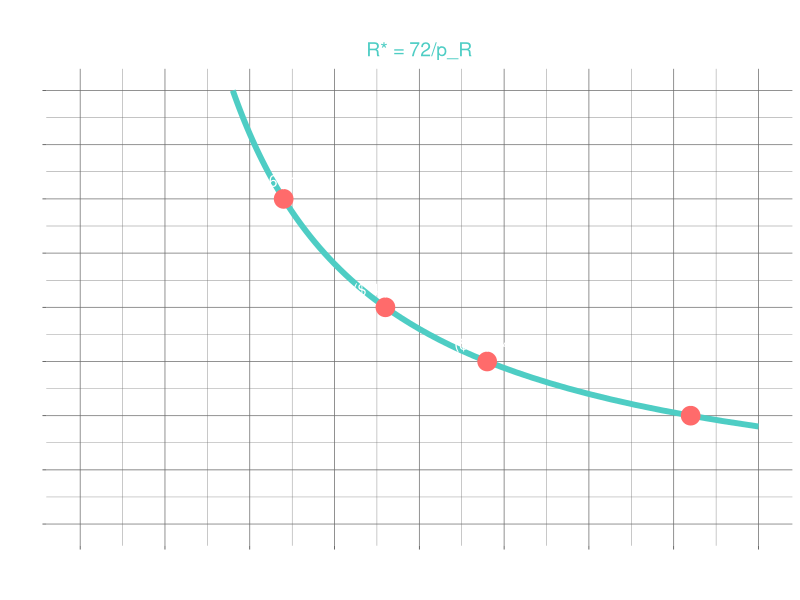
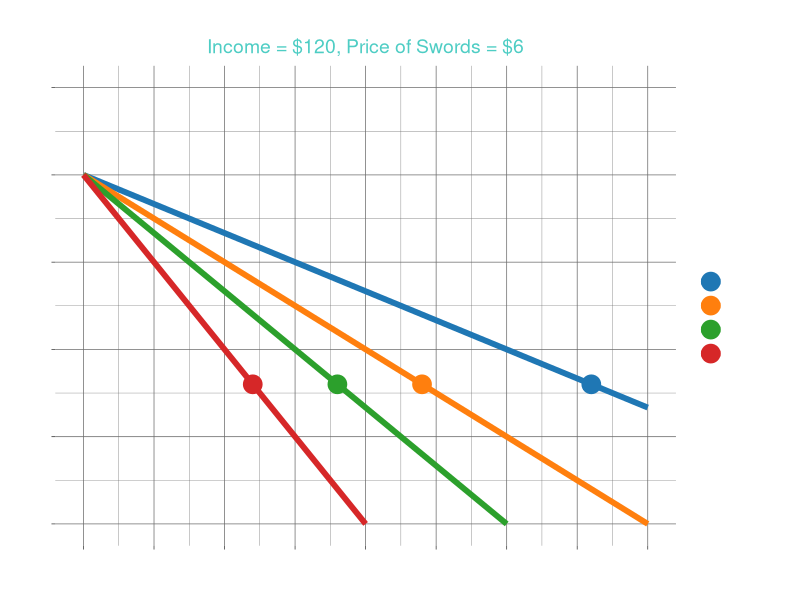

Generate these figures, in order, with R:
## ---- chunk 1
#| echo: false
#| message: false
#| warning: false

library(ggplot2)

# Create data for demand curve
price_range <- seq(1, 8, 0.1)
quantity_demanded <- 72 / price_range

demand_curve_data <- data.frame(
  Price = price_range,
  Quantity = quantity_demanded
)

# Specific points from our analysis
points_data <- data.frame(
  Price = c(6, 4, 3, 2),
  Quantity = c(12, 18, 24, 36)
)

# Create the plot
ggplot() +
  geom_line(data = demand_curve_data, aes(x = Quantity, y = Price), 
            color = "#4ECDC4", linewidth = 2) +
  geom_point(data = points_data, aes(x = Quantity, y = Price), 
             color = "#FF6B6B", size = 6) +
  geom_text(data = points_data, aes(x = Quantity, y = Price, 
                                    label = paste("($", Price, ",", Quantity, ")")), 
            vjust = -1, hjust = 0.5, size = 4, color = "white") +
  labs(title = "Demand Curve for Rum",
       subtitle = "R* = 72/p_R",
       x = "Quantity of Rum (bottles)",
       y = "Price of Rum ($)") +
  theme_dark() +
  theme(
    plot.title = element_text(hjust = 0.5, size = 20, face = "bold", color = "white"),
    plot.subtitle = element_text(hjust = 0.5, size = 14, color = "#4ECDC4"),
    axis.title = element_text(size = 14, color = "white"),
    axis.text = element_text(size = 12, color = "white"),
    panel.background = element_rect(fill = "transparent"),
    plot.background = element_rect(fill = "transparent")
  ) +
  scale_x_continuous(breaks = seq(0, 40, 5), limits = c(0, 40)) +
  scale_y_continuous(breaks = seq(0, 8, 1), limits = c(0, 8))
## ---- chunk 2
#| echo: false
#| message: false
#| warning: false

# Create budget line data
rum_range <- seq(0, 40, 1)

# Budget lines for different prices
budget_long <- data.frame(
  Rum = rep(rum_range, 4),
  Swords = c(20 - rum_range, 20 - (2/3) * rum_range, 
             20 - (1/2) * rum_range, 20 - (1/3) * rum_range),
  Price = rep(c("$6", "$4", "$3", "$2"), each = length(rum_range))
)

# Filter valid points
budget_long <- budget_long[budget_long$Swords >= 0, ]

# Optimal points
optimal_points <- data.frame(
  Rum = c(12, 18, 24, 36),
  Swords = c(8, 8, 8, 8),
  Price = c("$6", "$4", "$3", "$2")
)

# Create the plot
ggplot() +
  geom_line(data = budget_long, aes(x = Rum, y = Swords, color = Price), 
            linewidth = 2) +
  geom_point(data = optimal_points, aes(x = Rum, y = Swords, color = Price), 
             size = 6) +
  labs(title = "Budget Constraints and Optimal Consumption",
       subtitle = "Income = $120, Price of Swords = $6",
       x = "Rum (bottles)",
       y = "Swords (quantity)",
       color = "Price of Rum") +
  theme_dark() +
  theme(
    plot.title = element_text(hjust = 0.5, size = 18, face = "bold", color = "white"),
    plot.subtitle = element_text(hjust = 0.5, size = 14, color = "#4ECDC4"),
    axis.title = element_text(size = 14, color = "white"),
    axis.text = element_text(size = 12, color = "white"),
    legend.title = element_text(color = "white"),
    legend.text = element_text(color = "white"),
    panel.background = element_rect(fill = "transparent"),
    plot.background = element_rect(fill = "transparent")
  ) +
  scale_x_continuous(breaks = seq(0, 40, 5), limits = c(0, 40)) +
  scale_y_continuous(breaks = seq(0, 25, 5), limits = c(0, 25)) +
  scale_color_manual(values = c("$2" = "#1f77b4", "$3" = "#ff7f0e", 
                                "$4" = "#2ca02c", "$6" = "#d62728"))
